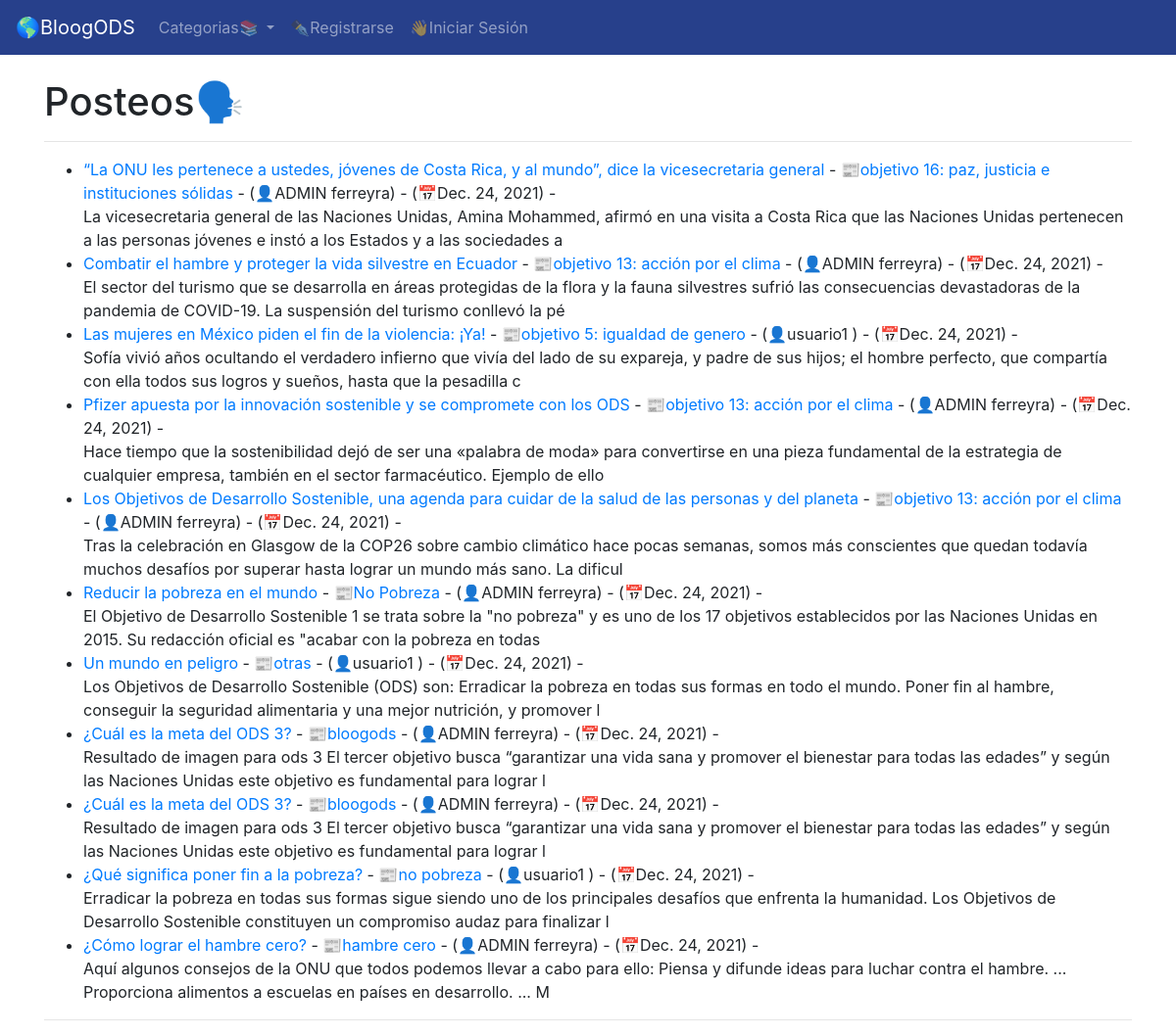
/, run on an earlier commit of the app's database.
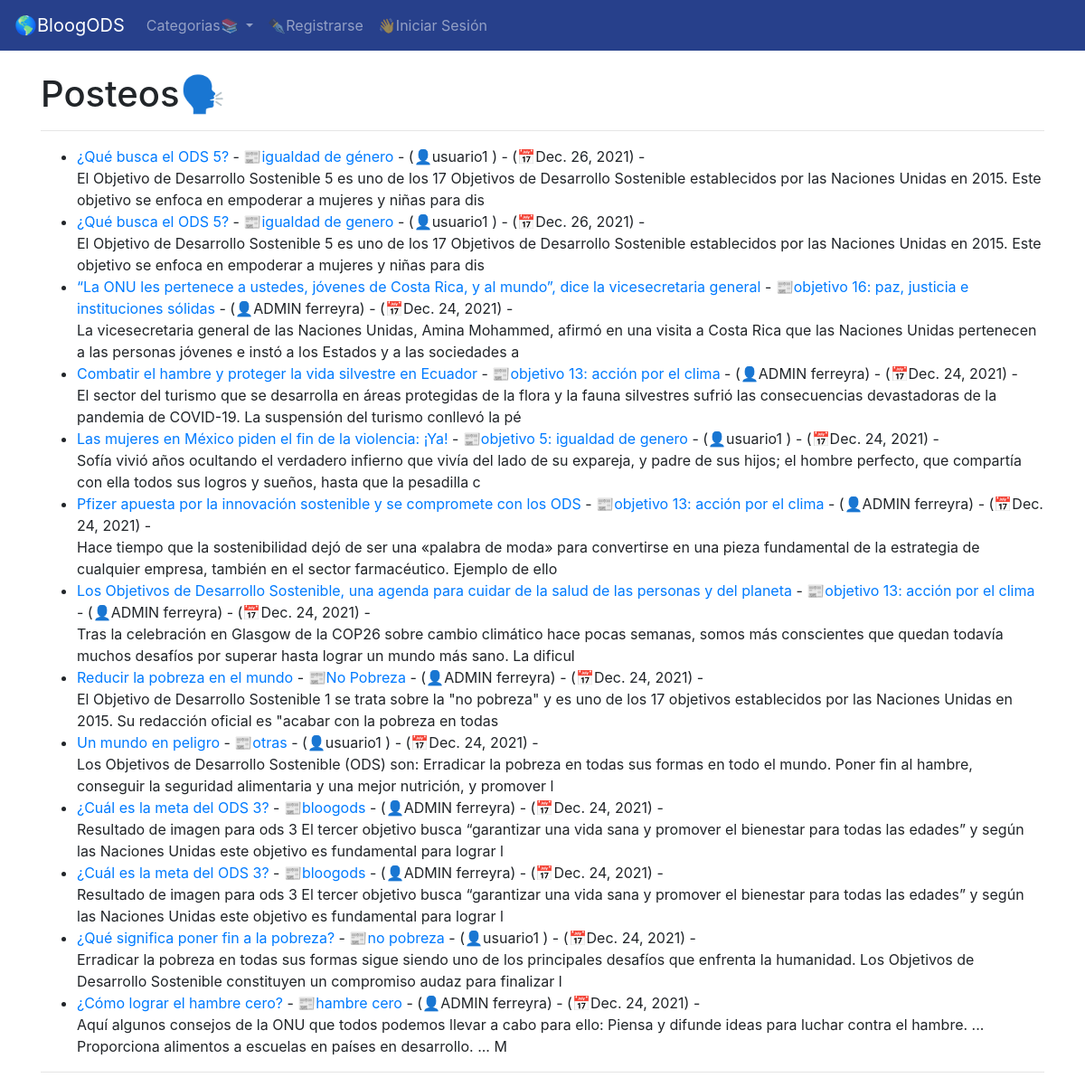
And on a later commit of the database.
### theblog/models.py (models this page shows, shortened)
class Post(models.Model):
    title = models.CharField(max_length=255)
    title_tag = models.CharField(max_length=255)
    author = models.ForeignKey(User, on_delete=models.CASCADE)
    body = models.TextField()
    post_date =  models.DateField(auto_now_add=True)
    category = models.CharField(max_length=255, default='Otras...')
    likes = models.ManyToManyField(User, related_name='blog_posts')

### theblog/views.py (the view)
# urls.py: path('', HomeView.as_view(), name='home'),
class HomeView(ListView):
    model = Post
    template_name = 'home.html'
    ordering = ['-post_date']
    def get_context_data(self, *args, **kwargs):
        cat_menu = Category.objects.all()
        context = super(HomeView, self).get_context_data(*args, **kwargs)
        context["cat_menu"] = cat_menu
        return context

### theblog/models.py (called while the page is built)
    def __str__(self):
        return self.name

### theblog/templates/home.html (shortened to what this page needs)
{% extends 'base.html' %}
{% block content %}
<h1>Posteos🗣️</h1>
<hr>
<ul>
{% for post in object_list %}
    <li><a href="{% url 'article-detail' post.pk %}">{{post.title}}</a>
        - <a href="{% url 'category' post.category|slugify %}">📰{{ post.category }}</a>
        - (👤{{post.author.username}} {{post.author.last_name}}) -
        (📅{{ post.post_date }}) -  </a><br/>
    {{post.body|slice:":200"|safe }}</li>
{% endfor %}
</ul>
<hr>
{% endblock  %}

What changed in the data, as far as the page shows it:
added Post: title "¿Qué busca el ODS 5?", category "igualdad de género", author.username "usuario1", post_date "Dec. 26, 2021", body "El Objetivo de Desarrollo Sostenible 5 es uno de los 17 Objetivos de Desarrollo Sostenible establecidos por las Naciones Unidas en 2015. Este objetivo se enfoca en empoderar a mujeres y niñas para dis"
added Post: title "¿Qué busca el ODS 5?", category "igualdad de genero", author.username "usuario1", post_date "Dec. 26, 2021", body "El Objetivo de Desarrollo Sostenible 5 es uno de los 17 Objetivos de Desarrollo Sostenible establecidos por las Naciones Unidas en 2015. Este objetivo se enfoca en empoderar a mujeres y niñas para dis"
